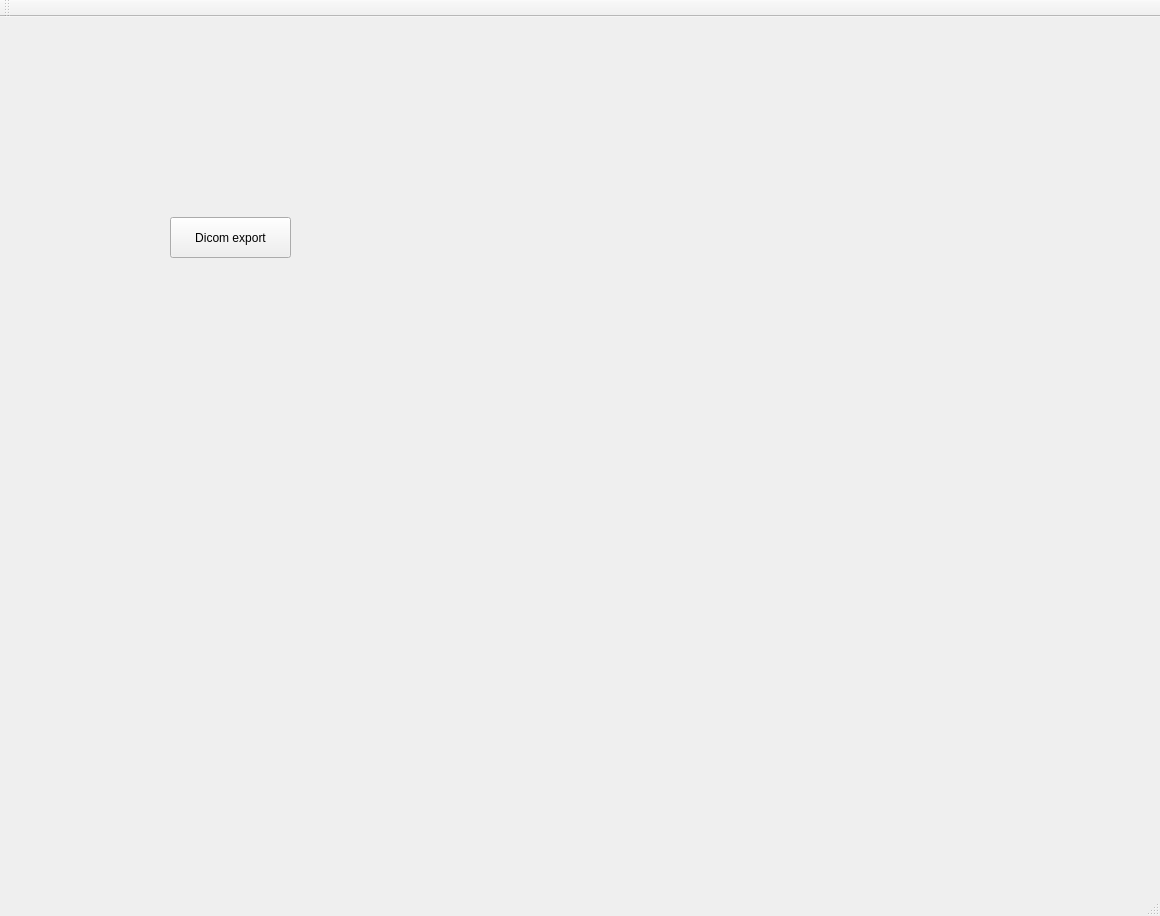
<?xml version="1.0" encoding="UTF-8"?>
<ui version="4.0">
 <class>MainWindow</class>
 <widget class="QMainWindow" name="MainWindow">
  <property name="geometry">
   <rect>
    <x>0</x>
    <y>0</y>
    <width>1160</width>
    <height>916</height>
   </rect>
  </property>
  <property name="windowTitle">
   <string>MainWindow</string>
  </property>
  <widget class="QWidget" name="centralWidget">
   <widget class="QPushButton" name="pushButton">
    <property name="geometry">
     <rect>
      <x>170</x>
      <y>200</y>
      <width>121</width>
      <height>41</height>
     </rect>
    </property>
    <property name="text">
     <string>Dicom export</string>
    </property>
   </widget>
  </widget>
  <widget class="QMenuBar" name="menuBar">
   <property name="geometry">
    <rect>
     <x>0</x>
     <y>0</y>
     <width>1160</width>
     <height>21</height>
    </rect>
   </property>
  </widget>
  <widget class="QToolBar" name="mainToolBar">
   <attribute name="toolBarArea">
    <enum>TopToolBarArea</enum>
   </attribute>
   <attribute name="toolBarBreak">
    <bool>false</bool>
   </attribute>
  </widget>
  <widget class="QStatusBar" name="statusBar"/>
 </widget>
 <layoutdefault spacing="6" margin="11"/>
 <resources/>
 <connections/>
</ui>
